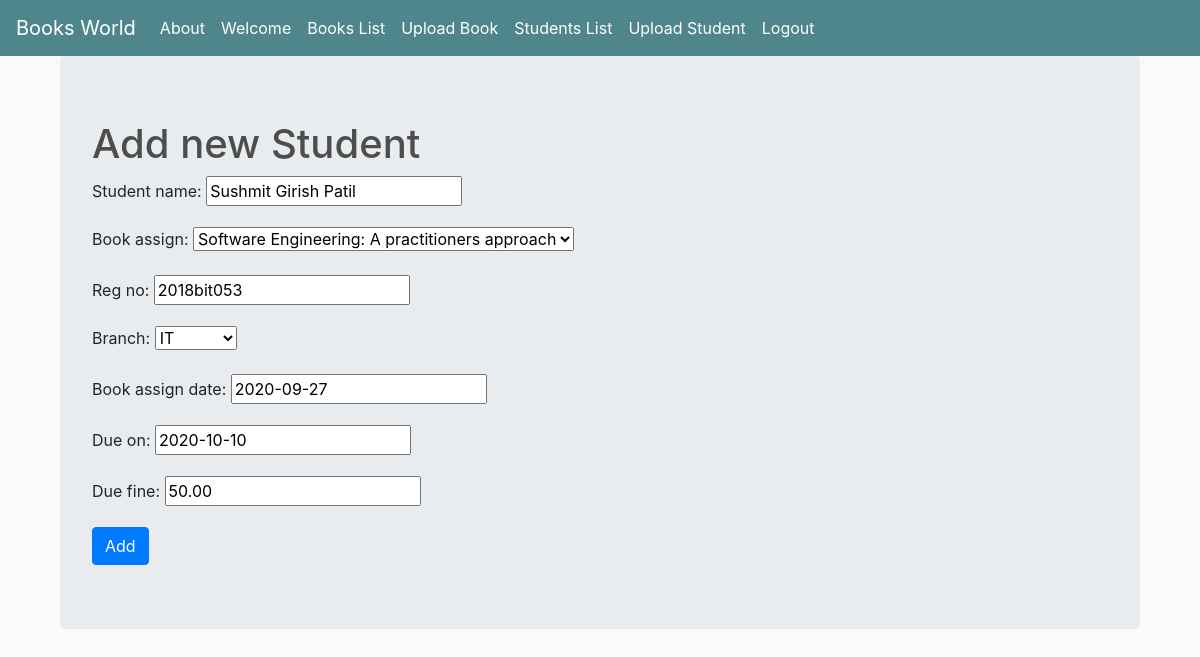
The page /student_update/6/ (signed in) on the database its author committed.
### book/models.py (models this page shows, shortened)
class Student(models.Model):
    student_name = models.CharField(max_length = 30)
    book_assign = models.ForeignKey(Book, on_delete = models.CASCADE,blank=True, null=True)
    reg_no = models.CharField(max_length = 15, default = '***')
    branch = models.CharField(max_length = 6, choices = Branch, default = 'IT')
    assign_date = models.DateField('book assign date')
    due_date = models.DateField('Due on')
    due_fine = models.DecimalField(max_digits = 5, decimal_places = 2)

### book/views.py (the view)
# urls.py: path('student_update/<int:pk>/', views.Student_update.as_view(), name = 'student_update'),
class Student_update(LoginRequiredMixin, UpdateView):
    login_url = '/login/'
    redirect_field_name = 'book/student_list.html'
    fields = ('student_name','book_assign','reg_no','branch','assign_date','due_date','due_fine')
    model = Student
    success_url = reverse_lazy('student_list')

### book/models.py (called while the page is built)
    def __str__(self):
        return self.name

### book/templates/book/student_form.html (shortened to what this page needs)
{% extends 'book/base.html' %}
{% block body_block %}
<div class="container">
  <div class="jumbotron">
    <h1>Add new Student</h1>
    <form   enctype='multipart/form-data' method="post">
      {{ form.as_p }}
      <input type="submit" class="btn btn-primary" value="Add">
    </form>
</div>
</div>
{% endblock %}

### book/static/css/main.css (style rules this page uses)
body { background-color: hsl(0, 0%, 98%); }
h1,h2,h3,h4,h5,h6 { color:hsl(0, 0%, 30%); }

### rows shown on the page
Student: student_name "Sushmit Girish Patil", book_assign "Software Engineering: A practitioners approach", reg_no "2018bit053", branch "IT", assign_date "2020-09-27", due_date "2020-10-10", due_fine "50.00"
